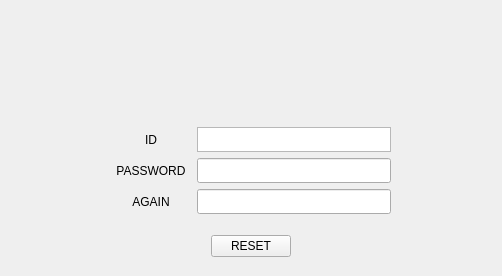
<?xml version="1.0" encoding="UTF-8"?>
<ui version="4.0">
 <class>forget_two</class>
 <widget class="QWidget" name="forget_two">
  <property name="geometry">
   <rect>
    <x>0</x>
    <y>0</y>
    <width>502</width>
    <height>276</height>
   </rect>
  </property>
  <property name="minimumSize">
   <size>
    <width>502</width>
    <height>275</height>
   </size>
  </property>
  <property name="maximumSize">
   <size>
    <width>524</width>
    <height>276</height>
   </size>
  </property>
  <property name="windowTitle">
   <string>Forget Password</string>
  </property>
  <layout class="QVBoxLayout" name="verticalLayout_2">
   <item>
    <layout class="QVBoxLayout" name="verticalLayout">
     <item>
      <layout class="QHBoxLayout" name="horizontalLayout_5">
       <item>
        <widget class="QLabel" name="talkphoto">
         <property name="minimumSize">
          <size>
           <width>502</width>
           <height>100</height>
          </size>
         </property>
         <property name="maximumSize">
          <size>
           <width>502</width>
           <height>100</height>
          </size>
         </property>
         <property name="text">
          <string/>
         </property>
        </widget>
       </item>
      </layout>
     </item>
     <item>
      <layout class="QHBoxLayout" name="horizontalLayout_4">
       <item>
        <spacer name="horizontalSpacer">
         <property name="orientation">
          <enum>Qt::Horizontal</enum>
         </property>
         <property name="sizeType">
          <enum>QSizePolicy::Minimum</enum>
         </property>
         <property name="sizeHint" stdset="0">
          <size>
           <width>100</width>
           <height>20</height>
          </size>
         </property>
        </spacer>
       </item>
       <item>
        <layout class="QVBoxLayout" name="verticalLayout_3">
         <item>
          <layout class="QHBoxLayout" name="horizontalLayout_8">
           <property name="sizeConstraint">
            <enum>QLayout::SetFixedSize</enum>
           </property>
           <item>
            <widget class="QLabel" name="label_4">
             <property name="minimumSize">
              <size>
               <width>80</width>
               <height>25</height>
              </size>
             </property>
             <property name="maximumSize">
              <size>
               <width>80</width>
               <height>25</height>
              </size>
             </property>
             <property name="text">
              <string>ID</string>
             </property>
             <property name="alignment">
              <set>Qt::AlignCenter</set>
             </property>
            </widget>
           </item>
           <item>
            <widget class="QTextBrowser" name="ID">
             <property name="minimumSize">
              <size>
               <width>0</width>
               <height>25</height>
              </size>
             </property>
             <property name="maximumSize">
              <size>
               <width>16777215</width>
               <height>25</height>
              </size>
             </property>
            </widget>
           </item>
          </layout>
         </item>
         <item>
          <layout class="QHBoxLayout" name="horizontalLayout_6">
           <item>
            <widget class="QLabel" name="label_2">
             <property name="minimumSize">
              <size>
               <width>80</width>
               <height>0</height>
              </size>
             </property>
             <property name="maximumSize">
              <size>
               <width>80</width>
               <height>16777215</height>
              </size>
             </property>
             <property name="text">
              <string>PASSWORD</string>
             </property>
             <property name="alignment">
              <set>Qt::AlignCenter</set>
             </property>
            </widget>
           </item>
           <item>
            <widget class="QLineEdit" name="password">
             <property name="minimumSize">
              <size>
               <width>0</width>
               <height>25</height>
              </size>
             </property>
             <property name="maximumSize">
              <size>
               <width>16777215</width>
               <height>25</height>
              </size>
             </property>
             <property name="echoMode">
              <enum>QLineEdit::Password</enum>
             </property>
            </widget>
           </item>
          </layout>
         </item>
         <item>
          <layout class="QHBoxLayout" name="horizontalLayout_7">
           <item>
            <widget class="QLabel" name="label_3">
             <property name="minimumSize">
              <size>
               <width>80</width>
               <height>0</height>
              </size>
             </property>
             <property name="maximumSize">
              <size>
               <width>80</width>
               <height>16777215</height>
              </size>
             </property>
             <property name="text">
              <string>AGAIN</string>
             </property>
             <property name="alignment">
              <set>Qt::AlignCenter</set>
             </property>
            </widget>
           </item>
           <item>
            <widget class="QLineEdit" name="again">
             <property name="minimumSize">
              <size>
               <width>0</width>
               <height>25</height>
              </size>
             </property>
             <property name="maximumSize">
              <size>
               <width>16777215</width>
               <height>25</height>
              </size>
             </property>
             <property name="echoMode">
              <enum>QLineEdit::Password</enum>
             </property>
            </widget>
           </item>
          </layout>
         </item>
        </layout>
       </item>
       <item>
        <spacer name="horizontalSpacer_2">
         <property name="orientation">
          <enum>Qt::Horizontal</enum>
         </property>
         <property name="sizeType">
          <enum>QSizePolicy::Minimum</enum>
         </property>
         <property name="sizeHint" stdset="0">
          <size>
           <width>100</width>
           <height>20</height>
          </size>
         </property>
        </spacer>
       </item>
      </layout>
     </item>
     <item>
      <layout class="QHBoxLayout" name="horizontalLayout_2">
       <item>
        <spacer name="verticalSpacer">
         <property name="orientation">
          <enum>Qt::Vertical</enum>
         </property>
         <property name="sizeType">
          <enum>QSizePolicy::Minimum</enum>
         </property>
         <property name="sizeHint" stdset="0">
          <size>
           <width>20</width>
           <height>10</height>
          </size>
         </property>
        </spacer>
       </item>
      </layout>
     </item>
     <item>
      <layout class="QHBoxLayout" name="horizontalLayout">
       <item>
        <spacer name="horizontalSpacer_4">
         <property name="orientation">
          <enum>Qt::Horizontal</enum>
         </property>
         <property name="sizeHint" stdset="0">
          <size>
           <width>40</width>
           <height>20</height>
          </size>
         </property>
        </spacer>
       </item>
       <item>
        <widget class="QPushButton" name="reset">
         <property name="text">
          <string>RESET</string>
         </property>
        </widget>
       </item>
       <item>
        <spacer name="horizontalSpacer_3">
         <property name="orientation">
          <enum>Qt::Horizontal</enum>
         </property>
         <property name="sizeHint" stdset="0">
          <size>
           <width>40</width>
           <height>20</height>
          </size>
         </property>
        </spacer>
       </item>
      </layout>
     </item>
    </layout>
   </item>
  </layout>
 </widget>
 <resources/>
 <connections/>
</ui>
